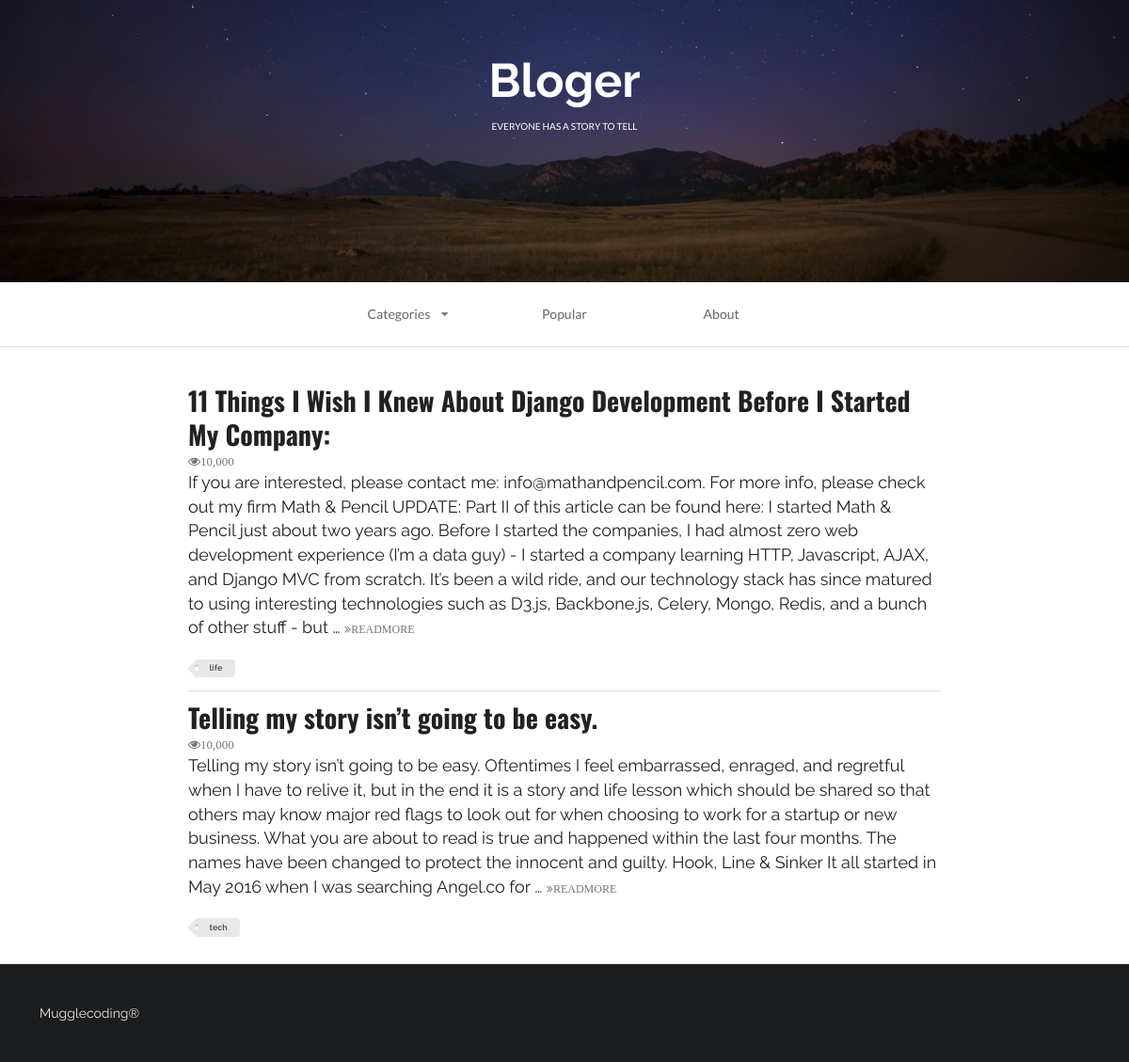
/index, run on the app's committed database.
### firstapp/models.py (models this page shows, shortened)
class Aritcle(models.Model):
    headline = models.CharField(null=True, blank=True, max_length=500)
    content = models.TextField(null=True, blank=True)
    TAG_CHOICES = (
        ('tech', 'Tech'),
        ('life', 'Life'),
        )
    tag = models.CharField(null=True, blank=True, max_length=5, choices=TAG_CHOICES)

### firstapp/views.py (the view)
# urls.py: url(r'^index', index, name='index'),
def index(request):
    print(request)
    print('==='*30)
    print(dir(request))
    print('==='*30)
    print(type(request))
    queryset = request.GET.get('tag')
    if queryset:
        article_list = Aritcle.objects.filter(tag=queryset)
    else:
        article_list = Aritcle.objects.all()
    context = {}
    context['article_list'] = article_list
    index_page = render(request, 'first_web_2.html', context)
    return index_page

### firstapp/templates/first_web_2.html (shortened to what this page needs)
<!DOCTYPE html>
{% load staticfiles %}
<html>
    <head>
        <link rel="stylesheet" href="{% static 'css/semantic.css' %}"  media="screen" title="no title" charset="utf-8">
    </head>
    <body>
        <div class="ui inverted vertical  segment masthead">
            <h1 class="ui center aligned header blogslogon" style="font-size:50px;font-family: 'Raleway', sans-serif!important;">
                Bloger
                <p class="ui sub header">
                    everyone has a story to tell
                </p>
            </h1>
        </div>
        <div class="ui container nav">
            <div class="ui borderless text three item menu ">
                <div class="ui simple dropdown  item">
                    Categories
                    <i class="dropdown icon"></i>
                </div>
                <a class="item">
                    Popular
                </a>
                <a class="item">
                    About
                </a>
            </div>
        </div>
        <div class="ui divider"></div>
        <div class="ui  vertical segment">
            {% for article in article_list %}
                <div class="ui container vertical segment">
                    <a href="#">
                        <h1 class="ui header">
                            {{ article.headline }}
                        </h1>
                    </a>
                    <i class="icon grey small unhide">10,000</i>
                    <p>
                        {{ article.content|truncatewords:100 }}
                        <a href="#">
                            <i class="angle tiny double grey right icon">READMORE</i>
                        </a>
                    </p>
                    <div class="ui mini  tag label">
                        {{ article.tag }}
                    </div>
                </div>
            {% endfor %}
        </div>
        <div class="ui inverted  vertical very padded  segment">
            Mugglecoding®
        </div>
    </body>
</html>

### data on the page
Aritcle: headline "11 Things I Wish I Knew About Django Development Before I Started My Company:", content "If you are interested, please contact me: info@mathandpencil.com. For more info, please check out my firm Math & Pencil UPDATE: Part II of this article can be found here: I started Math & Pencil just about two years ago. Before I started the companies, I had almost zero web development experience (I’m a data guy) - I started a company learning HTTP, Javascript, AJAX, and Django MVC from scratch. It’s been a wild ride, and our technology stack has since matured to using interesting technologies such as D3.js, Backbone.js, Celery, Mongo, Redis, and a bunch of other stuff - but …", tag "life"
Aritcle: headline "Telling my story isn’t going to be easy.", content "Telling my story isn’t going to be easy. Oftentimes I feel embarrassed, enraged, and regretful when I have to relive it, but in the end it is a story and life lesson which should be shared so that others may know major red flags to look out for when choosing to work for a startup or new business. What you are about to read is true and happened within the last four months. The names have been changed to protect the innocent and guilty. Hook, Line & Sinker It all started in May 2016 when I was searching Angel.co for …", tag "tech"
